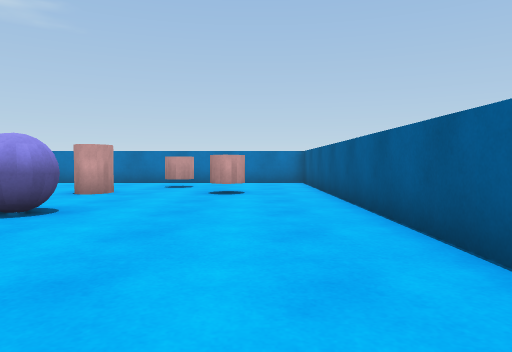
[1] (above)

16 first-person views from a walk through a 3-D level made in the Unity game engine. The camera is 0.62 m above the floor, tilts 2° down and sees 70° across. The floor is counted in squares, 1 m on a side. Each view is taken from the middle of a square. On the plan, view 1 faces up. The plan holds only what a view shows up to about 10 squares ahead; the rest is blank.

[2]
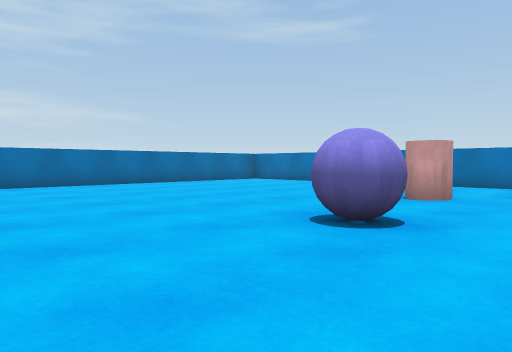

[3]
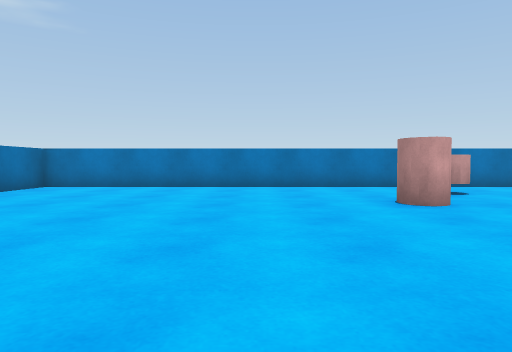

[4]
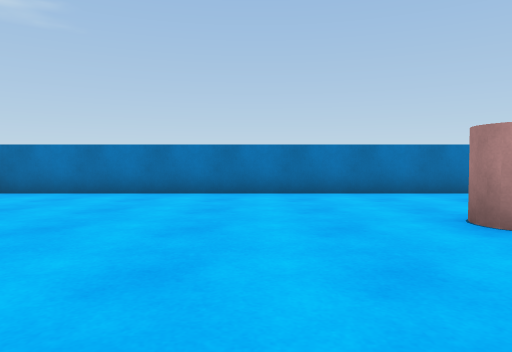

[5]
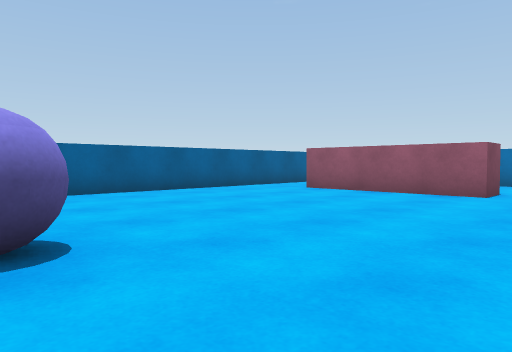

[6]
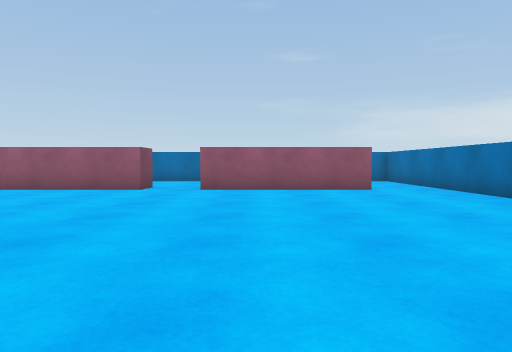

[7]
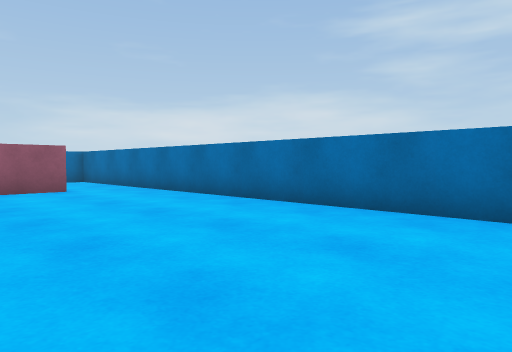

[8]
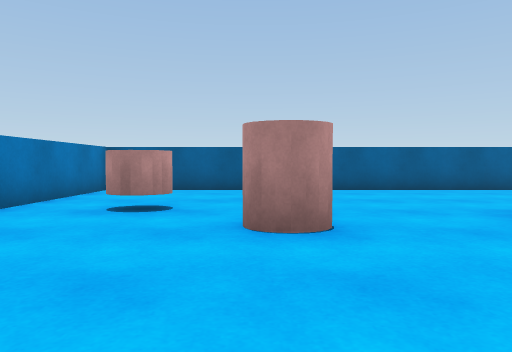

[9]
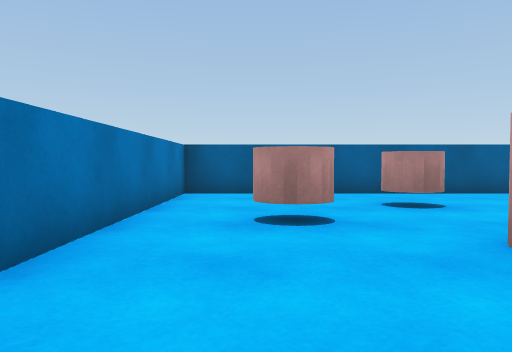

[10]
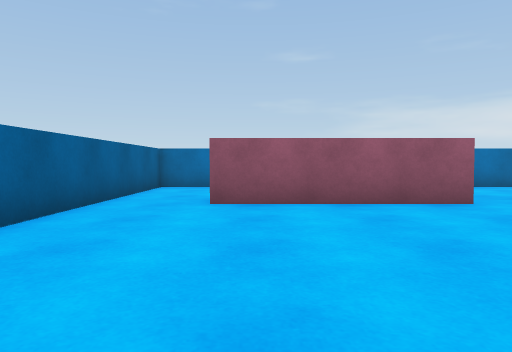

[11]
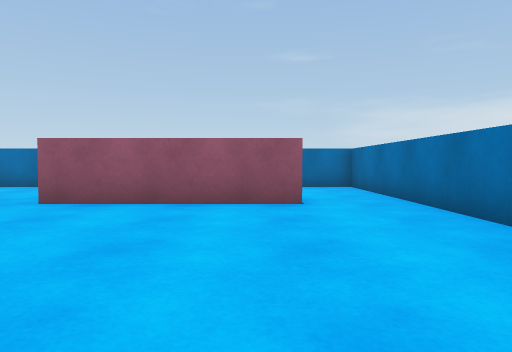

[12]
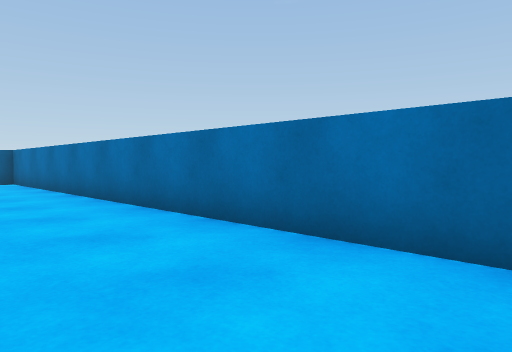

[13]
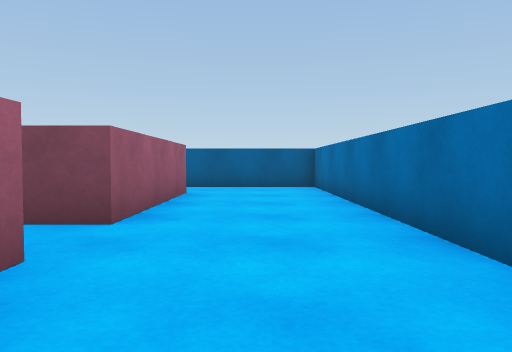

[14]
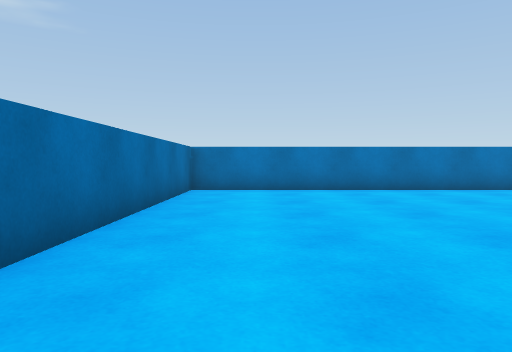

[15]
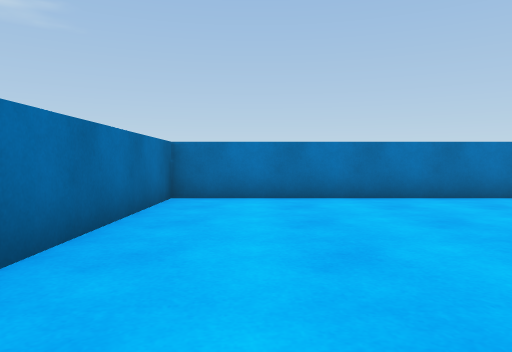

[16]
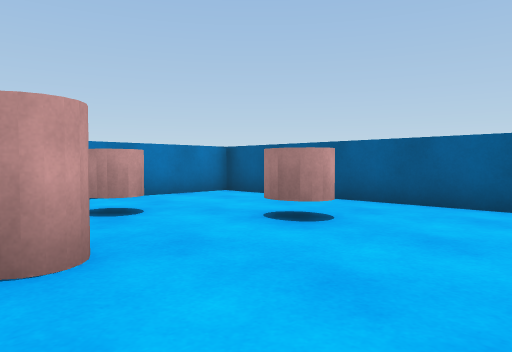

### Floor plan
Points are (right, up) in squares from view 1. A wall is a line through its corners. A room is listed if a view was taken in it or the views show most of it. See-through windows are left out.
Room 1 (views 1, 2, 3, 4, 5, 6, 7, 8, 9, 10, 11, 14, 15, 16)
walls: (-4.3, -3.5) (-4.3, -2.5) (-0.2, -2.5); (-9.8, -2.5) (-5.6, -2.5); (1.5, -3.5) (1.5, 11.5) (-11.5, 11.5) (-11.5, -3.5)
ways out: opening at (-10.5, -3) to room 2; opening at (-5, -3) to room 2; opening at (0.5, -3) to room 2
objects: other object (-4, 7) to (-3, 8); other object (-3, 4) to (-3, 5); other object (-2, 9) to (-2, 10); other object (-1, 7) to (0, 8)
Room 2 (views 12, 13)
walls: (-0.2, -3.5) (-4.3, -3.5); (-11.5, -3.5) (-11.5, -6.5) (1.5, -6.5) (1.5, -3.5)
ways out: opening at (-10.5, -3) to room 1; opening at (-5, -3) to room 1; opening at (0.5, -3) to room 1

Where each view was taken, in squares from view 1:
view 1: 0 up, 0 right, facing up
view 2: 1 up, 1 left, facing up-left
view 3: 2 up, 6 left, facing up
view 4: 4 up, 6 left, facing up
view 5: 5 up, 6 left, facing down-right
view 6: 6 up, 7 left, facing down
view 7: 6 up, 7 left, facing down-left
view 8: 8 up, 7 left, facing right
view 9: 10 up, 6 left, facing right
view 10: 3 up, 1 left, facing down
view 11: 3 up, 9 left, facing down
view 12: 4 down, 11 left, facing down-right
view 13: 5 down, 8 left, facing right
view 14: 3 up, 10 left, facing up
view 15: 5 up, 10 left, facing up
view 16: 5 up, 4 left, facing up-right
